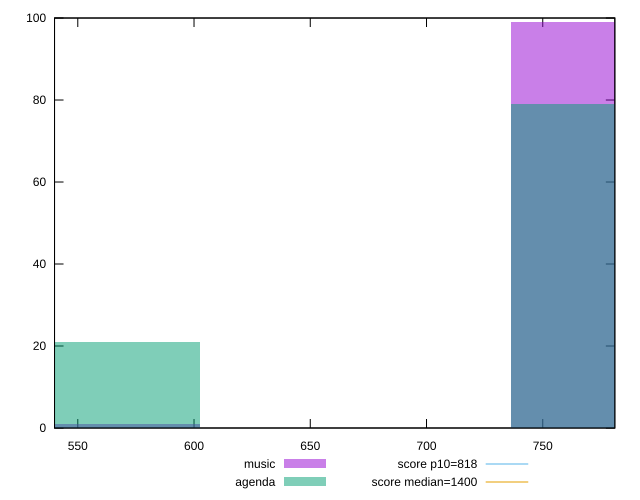

The gnuplot source for this figure:
reset

$music <<EOF
803.1972454774691 99
535.4648303183127 1
EOF

$agenda <<EOF
535.4648303183127 21
803.1972454774691 79
EOF

set key outside below
set boxwidth 133.86620757957817
set xrange [540:781]
set yrange [0:100]
set trange [0:100]
set style fill transparent solid 0.5 noborder

set parametric
set terminal svg size 640, 500 enhanced background rgb 'white'
set output "report/report_00029_2021-02-24T13-36-40.390Z/dom-size/comparison/histogram/0_vs_1.svg"

plot $music title "music" with boxes, \
     $agenda title "agenda" with boxes, \
     818,t title "score p10=818", \
     1400,t title "score median=1400"

reset
